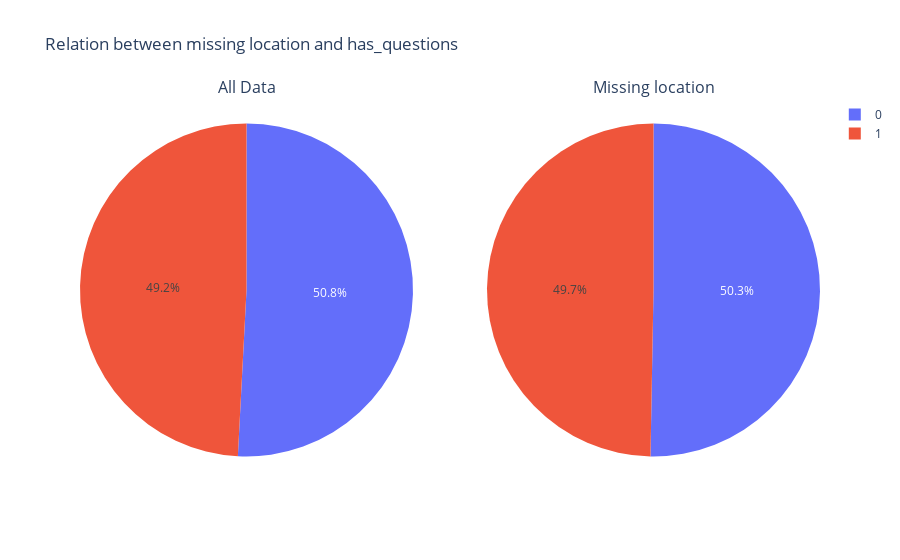

The notebook cell saved with this chart:
### Code cell
plot_relation(all_questions, missing_questions, 'has_questions')

### Figure 1 — Plotly figure (JSON) as saved in the notebook; plotly's stock layout.template omitted (floating-point values rounded to 4 significant figures)
{"data": [{"domain": {"x": [0, 0.45], "y": [0, 1]}, "labels": [0, 1], "type": "pie", "values": [9088, 8792]}, {"domain": {"x": [0.55, 1], "y": [0, 1]}, "labels": [0, 1], "type": "pie", "values": [174, 172]}], "layout": {"annotations": [{"font": {"size": 16}, "showarrow": false, "text": "All Data", "x": 0.225, "xanchor": "center", "xref": "paper", "y": 1, "yanchor": "bottom", "yref": "paper"}, {"font": {"size": 16}, "showarrow": false, "text": "Missing location", "x": 0.775, "xanchor": "center", "xref": "paper", "y": 1, "yanchor": "bottom", "yref": "paper"}], "title": {"text": "Relation between missing location and has_questions"}}}
